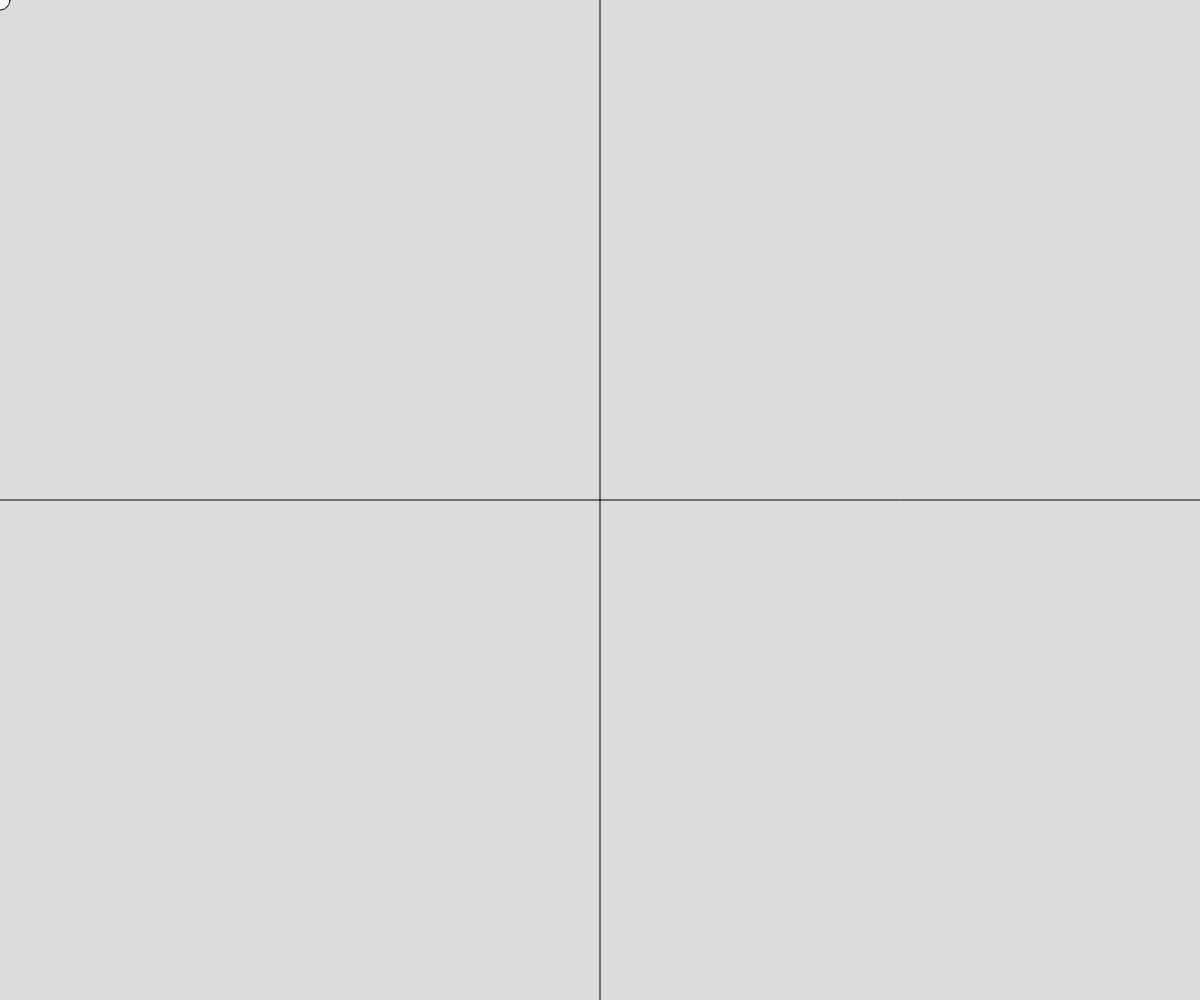
Frame 1 (no input)
Frame 60 (no input): identical to frame 1, image omitted
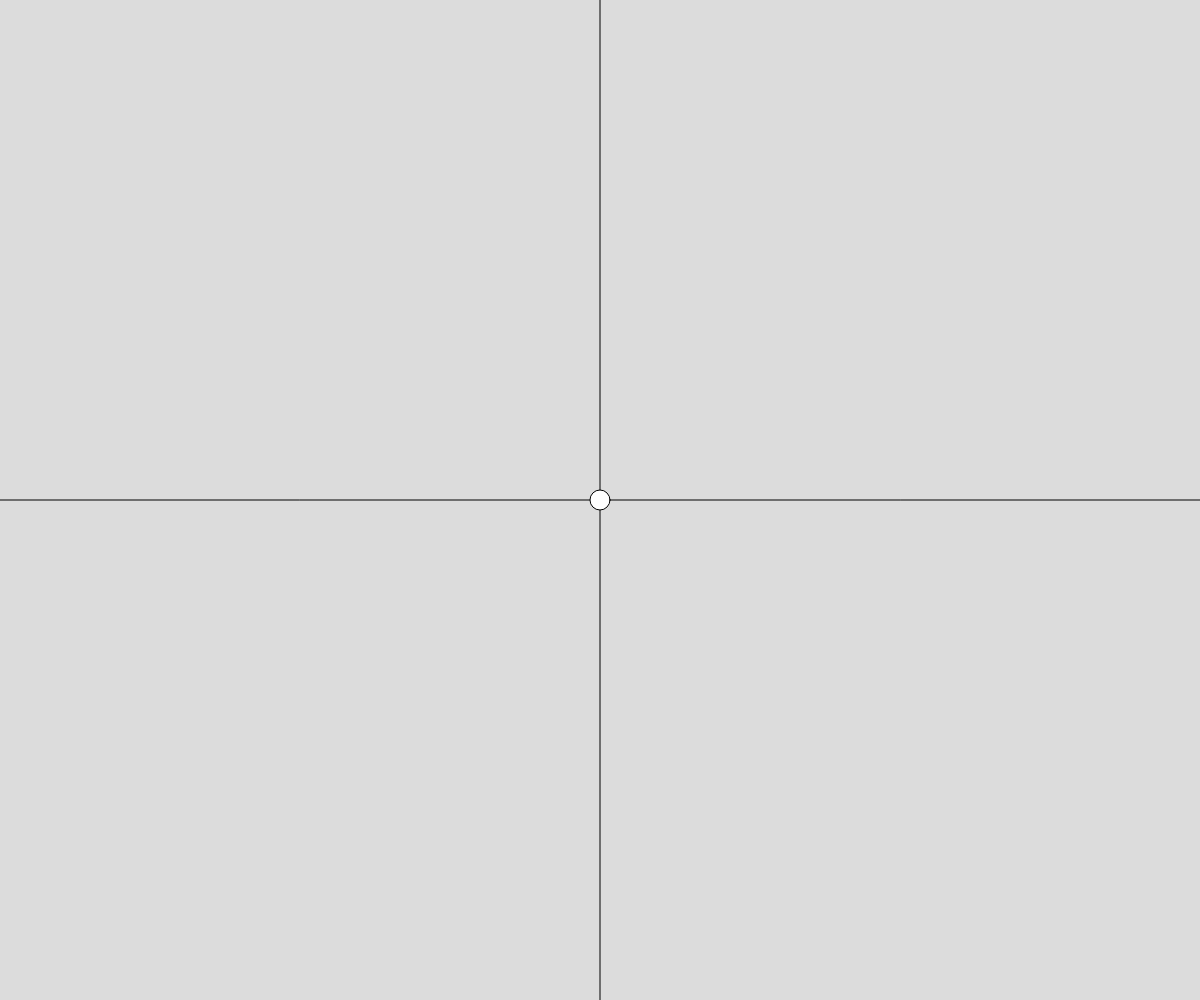
Frame 120 (the mouse pressed at the canvas centre since frame 60)

The p5.js sketch that drew these frames (run headless with seeded random() and noise() and a simulated clock; from frame 60 on, the mouse is pressed at the canvas centre):

// p5.js sketch
// ── sketch.js
function setup() {
  createCanvas(windowWidth, windowHeight);
}

function draw() {
  
  background(220);
  
  line(windowWidth/2,0,windowWidth/2,windowHeight) //lodrat linje afhænging af vinduet
  line(0,windowHeight/2,windowWidth, windowHeight/2) //Vandret linje afhænging af vinduet
  
    if(mouseX < windowWidth/2 && mouseY < windowHeight/2) c = color("white") //Højre top hvid
    if(mouseX > windowWidth/2 && mouseY < windowHeight/2) c = color("red") // Venstre top rød
    if(mouseX < windowWidth/2 && mouseY > windowHeight/2) c = color("red") //Venstre bund rød
    if(mouseX > windowWidth/2 && mouseY > windowHeight/2) c = color("white") // Højre bund hvid
  
  fill(c) // Farven til c
    circle(mouseX, mouseY,20);
 
}
